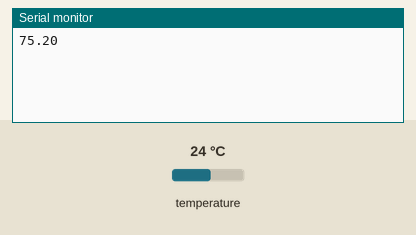
This sketch was run on a simulated Arduino Uno, built with avr-gcc and run on an emulated ATmega328P. Shown: the last lines printed to the serial monitor. Inputs (shaded band) come from the test bench; at power-on: temperature 24 °C.

Above: at 18.0 s.
18.1 s: temperature set to 12 °C
At 21.9 s:
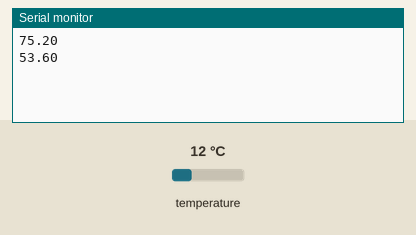
33.6 s: temperature set to 19 °C
At 42.0 s:
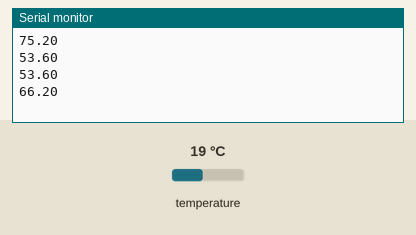
Timing chart, 0 to 43.5 s (numbered marks = the images above; inputs shaded):
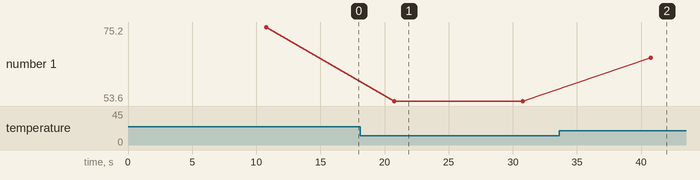

Measured:
- after the input at 18.1 s, the serial monitor: prints a new line after 2.7 s (image 1)
- after the input at 33.6 s, the serial monitor: prints a new line after 7.2 s (image 2)
- plotted number 1: 75.2 → 53.6 after the input at 18.1 s, 53.6 → 66.2 after the input at 33.6 s

The sketch:

thermoduino.ino
```cpp
// This code borrows heavily from an example
// provided by Miles Burton, whose generous
// contributions to the community
// are gratefully acknowledged.

// Include the libraries we need
#include <OneWire.h>
#include <DallasTemperature.h>

// Data wire connects to port A0 on the Hyperduino
#define ONE_WIRE_PIN A0

// Setup a oneWire instance to communicate with the DS18B20, which is a onewire device
OneWire sensorWire(ONE_WIRE_PIN);

// Pass our oneWire reference to Dallas Temperature.
// This creates an object named dTemp through which we will talk to the thermometer
DallasTemperature dTemp(&sensorWire);

// arrays to hold device address - not needed?
DeviceAddress insideThermometer;

// variables for scheduling and storing
// temperature readings
unsigned long runTime;
unsigned long previousTime;
double theTemp;

void setup() {
  // enable pull-up on the thermometer pin in the Arduino
  pinMode(ONE_WIRE_PIN, INPUT_PULLUP);
  digitalWrite(ONE_WIRE_PIN, INPUT_PULLUP);
  // open the serial port on the Arduino
  Serial.begin(9600);
}

void loop() {
   // get time elapsed since start
   runTime = millis();
   // Has 10 seconds passed since the last reading?
   if (runTime - previousTime > 10000) {
      // No? Skip to end and start loop over
      // Yes? Do the following:
      dTemp.requestTemperatures();
      theTemp = dTemp.getTempFByIndex(0);
      Serial.println(theTemp);
      previousTime = runTime;
   }
}
```
